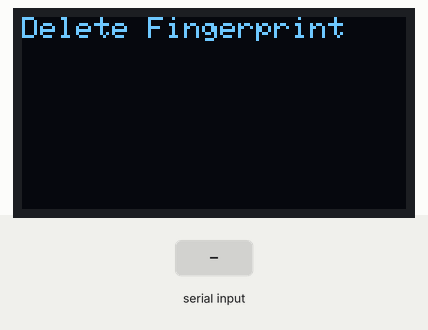
Recording of a sketch running on a simulated ESP8266 (NodeMCU). Shown: 128×64 one-colour display. Inputs (shaded band) come from the test bench. What the sketch prints to the serial monitor is not drawn.

Above: at 0.2 s.
At 3.3 s:
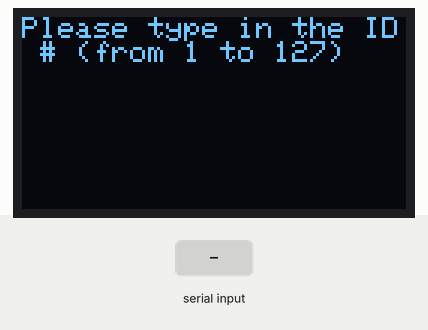
3.4 s: "90,45\n" received over Serial
At 3.8 s:
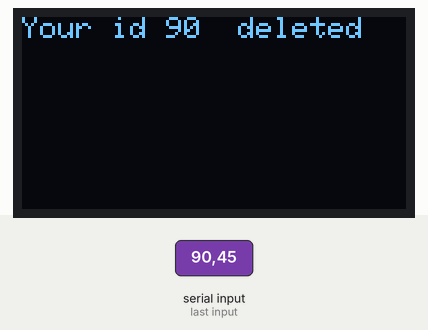
Timing chart, 0 to 6.4 s (numbered marks = the images above; inputs shaded):
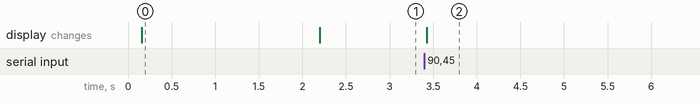

The sketch:

sucessdelete.ino
```cpp
#include <Wire.h>
#include <Adafruit_GFX.h>
#include <Adafruit_SSD1306.h>
#include <Adafruit_Fingerprint.h>
#include <SoftwareSerial.h>
#include <SPI.h>

#define SCREEN_WIDTH 128
#define SCREEN_HEIGHT 64
#define SCREEN_ADDRESS 0x3C

Adafruit_SSD1306 display(SCREEN_WIDTH, SCREEN_HEIGHT, &Wire, -1); // -1 indicates no reset pin

SoftwareSerial mySerial(D5, D6);  // RX, TX for fingerprint sensor
Adafruit_Fingerprint finger = Adafruit_Fingerprint(&mySerial);
uint8_t id;
void setup()
{
  Serial.begin(115200);
  while (!Serial);  // For Yun/Leo/Micro/Zero/...
  delay(100);
  Serial.println("\n\nDelete Fingerprint");

  // OLED Display Initialization
  if(!display.begin(SSD1306_SWITCHCAPVCC, SCREEN_ADDRESS)) {
    Serial.println(F("SSD1306 allocation failed"));
    for(;;); // Don't proceed, loop forever
  }

  display.clearDisplay(); // Clear the display buffer.
  display.setTextSize(1);
  display.setTextColor(SSD1306_WHITE);
  display.setCursor(0, 0);
  display.println(F("Delete Fingerprint"));
  display.display();
  delay(2000);
  display.clearDisplay();

  // Fingerprint Sensor Initialization
  mySerial.begin(57600);
  delay(5);
  if (finger.verifyPassword())
  {
    Serial.println("Found fingerprint sensor!");
  } else
  {
    Serial.println("Did not find fingerprint sensor :(");
    while (1)
    {
      delay(1);
    }
  }
  Serial.println(F("Reading sensor parameters"));
  finger.getParameters();
  Serial.print(F("Status: 0x")); Serial.println(finger.status_reg, HEX);
  Serial.print(F("Sys ID: 0x")); Serial.println(finger.system_id, HEX);
  Serial.print(F("Capacity: ")); Serial.println(finger.capacity);
  Serial.print(F("Security level: ")); Serial.println(finger.security_level);
  Serial.print(F("Device address: ")); Serial.println(finger.device_addr, HEX);
  Serial.print(F("Packet len: ")); Serial.println(finger.packet_len);
  Serial.print(F("Baud rate: ")); Serial.println(finger.baud_rate);
}

uint8_t readnumber(void) {
  uint8_t num = 0;

  while (num == 0) {
    while (! Serial.available());
    num = Serial.parseInt();
  }
  return num;
}

void loop()                     // run over and over again
{
  Serial.println("Please type in the ID # (from 1 to 127) you want to delete...");
  display.clearDisplay(); // Clear the display buffer.
  display.setTextSize(1);
  display.setTextColor(SSD1306_WHITE);
  display.setCursor(0, 0);
  display.println("Please type in the ID # (from 1 to 127)");
  display.display();
  delay(1000);
  display.clearDisplay();
  uint8_t id = readnumber();
  if (id == 0) {// ID #0 not allowed, try again!
     return;
  }

  Serial.print("Deleting ID #");
  Serial.println(id);

  deleteFingerprint(id);
}

uint8_t deleteFingerprint(uint8_t id) {
  uint8_t p = -1;

  p = finger.deleteModel(id);

  if (p == FINGERPRINT_OK) {
    Serial.println("Deleted!");
    display.clearDisplay();
      display.setTextSize(1);
      display.setTextColor(SSD1306_WHITE);
      display.setCursor(0, 0);
      display.print("Your id ");display.print(id);
      display.println("  deleted");
      display.display();
      delay(4000);
      display.clearDisplay();
  } else if (p == FINGERPRINT_PACKETRECIEVEERR) {
    Serial.println("Communication error");
  } else if (p == FINGERPRINT_BADLOCATION) {
    Serial.println("Could not delete in that location");
  } else if (p == FINGERPRINT_FLASHERR) {
    Serial.println("Error writing to flash");
  } else {
    Serial.print("Unknown error: 0x"); Serial.println(p, HEX);
  }

  return p;
}
```

Measured:
- after the input at 3.4 s, the display: changes at once (image 2)
- what the display in image 0 shows lasts 2.0 s, from 0.2 s to 2.2 s
